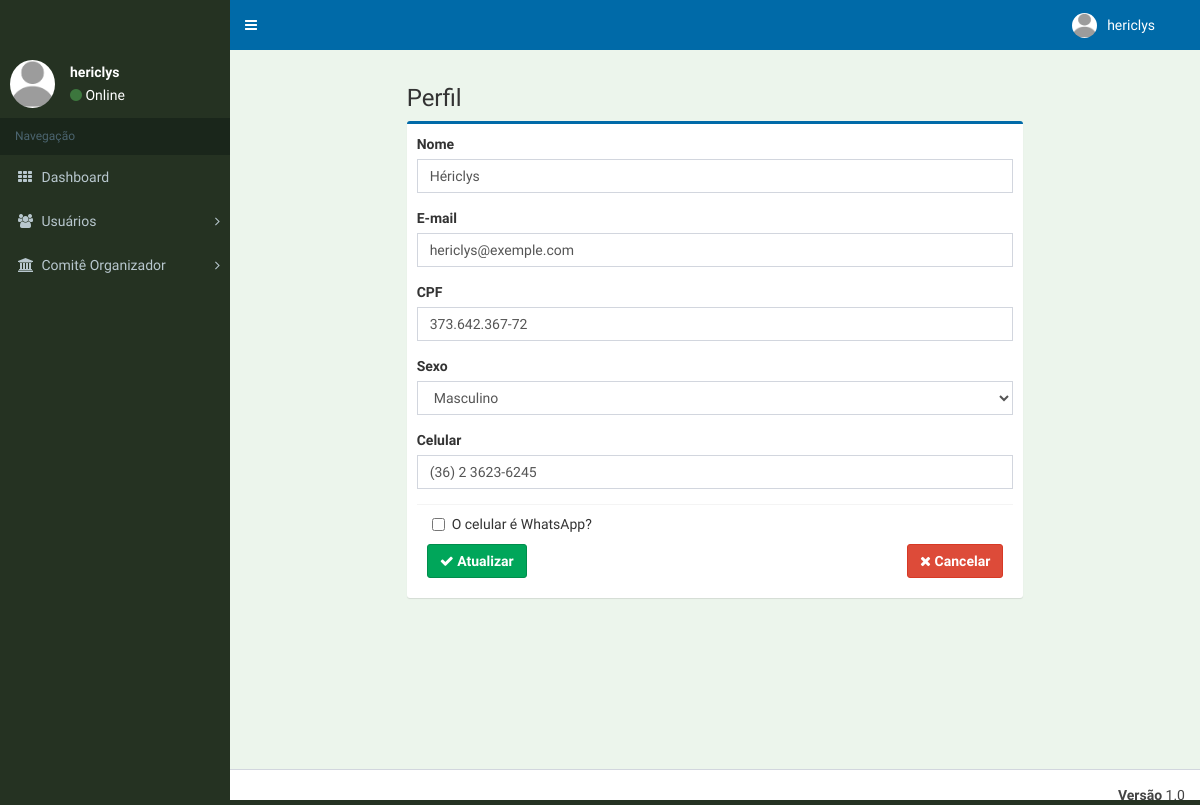
The app's page /accounts/alterar-dados/ (signed in) with its own data.
### accounts/models.py (models this page shows, shortened)
class AuditModel(models.Model):
    created_on = models.DateTimeField('Criado em', auto_now_add=True)
    updated_on = models.DateTimeField('Autalizado em', auto_now=True)
    class Meta:
        abstract = True

class User(AbstractBaseUser, PermissionsMixin, AuditModel):
    username = models.CharField(
        'Usuário', max_length=255, default=uuid.uuid4, unique=True, validators=[
            validators.RegexValidator(
                re.compile('^[\w.@+-]+$'),
                'Informe um nome de usuário válido. '
                'Este valor deve conter apenas letras, números '
                'e os caracteres: @/./+/-/_ .'
                , 'invalid'
            )
        ], help_text='Um nome curto que será usado para identificá-lo de forma única na plataforma'
    )
    name = models.CharField('Nome', max_length=100, blank=False, null=False)
    email = models.EmailField('E-mail',max_length=255,unique=True, blank=False, null=False)
    is_staff = models.BooleanField('Equipe', default=False)
    is_active = models.BooleanField('Ativo', default=True)
    is_superuser = models.BooleanField('Super-Usuário', default=False)
    date_joined = models.DateTimeField('Data de Entrada', auto_now_add=True)
    cpf = models.CharField('CPF', max_length=14, blank=True, null=True)
    MALE = 'M'
    FEMALE = 'F'
    SEX_CHOICES = ((MALE, 'Masculino'), (FEMALE, 'Feminino'),)
    sex = models.CharField('Sexo', max_length=1, choices=SEX_CHOICES, default=FEMALE)
    phone = models.CharField('Celular', max_length=16, blank=True, null=True)
    is_whatsapp = models.BooleanField('O celular é WhatsApp?', default=False)
    avatar = ThumbnailerImageField(
        upload_to="avatar",
        blank=True,
        resize_source=dict(size=(215, 215), crop=True)
    )
    objects = UserManager()
    EMAIL_FIELD = 'email'
    USERNAME_FIELD = 'username'
    REQUIRED_FIELDS = ['email']
    class Meta:
        verbose_name = 'Usuário'
        verbose_name_plural = 'Usuários'
        ordering = ['name']

### accounts/views.py (the view)
# urls.py: path('alterar-dados/', UpdateUserView.as_view(), name='update_user'),
@method_decorator(login_required, name='dispatch')
class UpdateUserView(LoginRequiredMixin, UpdateView):
    model = User
    form_class = UpdateUserForm
    template_name = 'accounts/edit.html'
    success_url = reverse_lazy('core:index')
    def get_object(self):
        return self.request.user

### accounts/forms.py
class UpdateUserForm(forms.ModelForm):
    class Meta:
        model = User
        fields = ['name', 'email']

### accounts/templates/accounts/edit.html (shortened to what this page needs)
{% extends 'base.html' %}
{% load staticfiles %}
{% load widget_tweaks %}
{% block body %}
<div class="content">
	<div class="row">
		<div class="col-md-8 col-md-offset-2">
			<h3>Perfil</h3>
			<div class="box box-primary">
				<form action="." class="form-group" method="post">{% csrf_token %}
					<div class="box-body">
						{% for field in form %}
						{% if field.errors %}
						<div class="form-group error" >
							<label class="control-label" >{{ field.label }}</label>
							{{ field|add_class:"form-control input-md" }}
							{% for error in field.errors%}
							<span class="help-inline error">{{ error}}</span>
							{% endfor%}
						</div>
						{%else%}
							{% if field.name in 'is_whatsapp\commitment' or field.name in 'is_ufpi\commitment'%}
								<div class="checkbox col-md-12">
										<label>
												<input type="checkbox" name="{{ field.name }}" id="id_{{ field.name }}" {% if field.value %} checked {% endif %}> {{ field.label }}
										</label>
										<br/>
								</div>
							{%else%}
								<div class="form-group margin-bottom-15">
									<label class="control-label" >{{ field.label }}</label>
									{{ field|add_class:"form-control input-md" }}
								</div>
							{%endif%}
						{%endif%}
						{% endfor %}
						<div class="box-footer">
							<button type="submit" class="btn btn-success" style="font-weight: bold;"><i class="fa fa-check" aria-hidden="true"></i> Atualizar </button>
                            <a class="btn btn-danger pull-right" href="{% url 'core:index' %}" style="font-weight: bold;"><i class="fa fa-times" aria-hidden="true"></i> Cancelar</a>
						</div>
					</div>
				</form>
			</div>
		</div>
	</div>
</div>
{% endblock %}

### core/templates/base.html (shortened to what this page needs)
{% load staticfiles %}
<!DOCTYPE html>
<html lang="pt-br">
<head>
	<link rel="stylesheet" href="{% static 'css/bootstrap.min.css' %}">
	<link rel="stylesheet" href="{% static 'css/font-awesome.min.css' %}">
	<link rel="stylesheet" href="{% static 'css/AdminLTE.min.css' %}">
  	<link rel="stylesheet" href="{% static 'css/skins/_all-skins.min.css' %}">
  	<link rel="stylesheet" href="{% static 'css/sweetalert.css' %}" />
  	<link rel="stylesheet" type="text/css" href="{% static 'css/bootstrap-datepicker.css' %}">
  	<link rel="stylesheet" type="text/css" href="{% static 'css/style.css' %}">
 	<link rel="stylesheet" type="text/css" href="{% static 'css/lightbox.css' %}">
  	<link rel="stylesheet" type="text/css" href="{% static 'css/bootstrap-datetimepicker.css' %}">
</head>
<body class="hold-transition skin-blue sidebar-mini">
	<div class="wrapper">
		<header class="main-header">
			<nav class="navbar navbar-static-top">
				<a href="#" class="sidebar-toggle" data-toggle="push-menu" role="button">
				</a>
				<div class="navbar-custom-menu">
					<ul class="nav navbar-nav">
						<li class="dropdown user user-menu">
							<a href="#" class="dropdown-toggle" data-toggle="dropdown">
								{% if request.user.avatar %}
			                        <img src="{{ request.user.avatar.url }}" class="user-image" alt="" />
			                    {% else %}
			                        <img src="{% static 'img/avatar.png' %}" class="user-image" alt="User Image">
			                    {% endif %}
								<span class="hidden-xs">{{ request.user.username }}</span>
							</a>
						</li>
						<li>
							<a href="#" data-toggle="control-sidebar"></i></a>
						</li>
					</ul>
				</div>
			</nav>
		</header>
		<aside class="main-sidebar">
			<section class="sidebar">
				<div class="user-panel">
					<div class="pull-left image">
						{% if request.user.avatar %}
	                        <img src="{{ request.user.avatar.url }}" class="user-image img-circle" alt="" />
	                    {% else %}
	                        <img src="{% static 'img/avatar.png' %}" class="img-circle" alt="User Image">
	                    {% endif %}
					</div>
					<div class="pull-left info">
						<p>{{ request.user.username }}</p>
						<i class="fa fa-circle text-success"></i> Online</a>
					</div>
				</div>
				<ul class="sidebar-menu" data-widget="tree">
					{% if request.user.is_superuser %}
						{% include "menu_admin.html" %}
					{% elif request.user.is_evaluation_committee %}
						{% include "menu_manager.html" %}
					{% else %}
						{% include "menu_participants.html" %}
					{% endif %}
				</ul>
			</section>
		</aside>
		<div class="content-wrapper">
			{% block body %}
			{% endblock %}
		</div>
		<footer class="main-footer noprint">
			<div class="pull-right hidden-xs">
				<b>Versão</b> 1.0
			</div>
		</footer>
	</div>
</body>
</html>

### core/templates/menu_admin.html (shortened to what this page needs)
			<li class="header">Navegação</li>
					<li class="treeview-menu">
							<li>
								<a href="{% url 'core:index' %}"><i class="fa fa-th"></i>
									<span>Dashboard</span>
								</a>
							</li>
					</li>
					<li class="treeview">
						<a href="#">
							<i class="fa fa-users"></i> <span>Usuários</span>
							<span class="pull-right-container">
								<i class="fa fa-angle-right pull-right"></i>
							</span>
						</a>
					</li>
					<li class="treeview">
						<a href="#">
							<i class="fa fa-university"></i> <span>Comitê Organizador</span>
							<span class="pull-right-container">
								<i class="fa fa-angle-right pull-right"></i>
							</span>
						</a>
					</li>

### records on screen
User: user.username "hericlys", form "Hériclys" "hericlys@exemple.com" "373.642.367-72" "Masculino" "(36) 2 3623-6245"

### other values on screen
{{ field.label }} "Nome" "E-mail" "CPF" "Sexo" "Celular"
{{ field.label }} "O celular é WhatsApp?"
